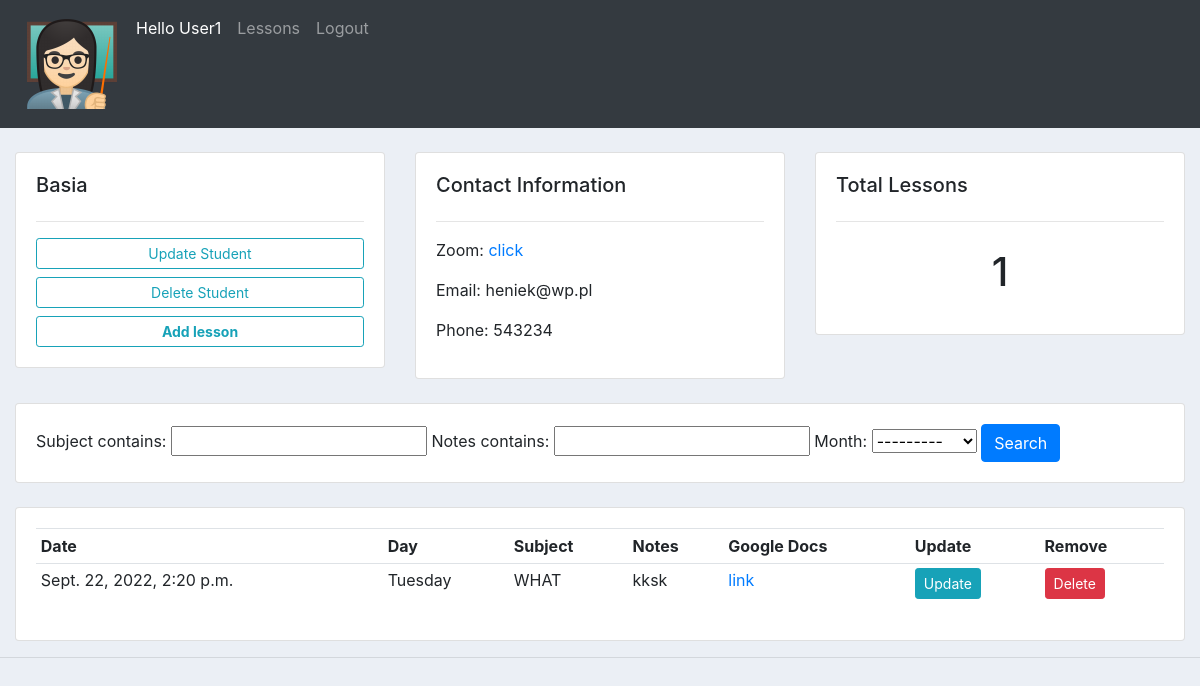
/student/3/ (signed in), run on an earlier commit of the app's database.
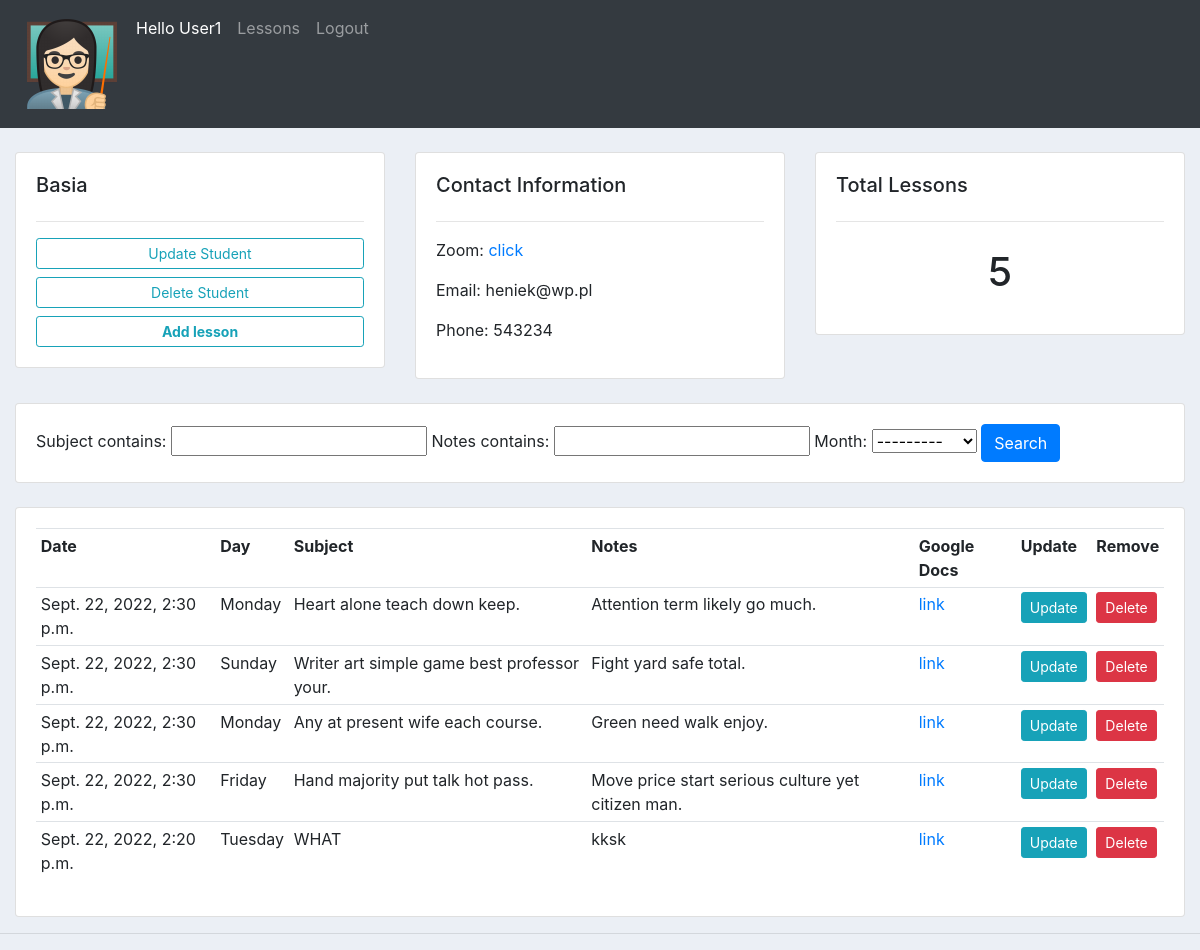
And on a later commit of the database.
### teachers_notebook/models.py (models this page shows, shortened)
class Student(models.Model):
    owner = models.ForeignKey(User, related_name='students', on_delete=models.CASCADE, null=True)
    name = models.CharField(max_length=150)
    phone = models.CharField(max_length=150)
    email = models.EmailField()
    age = models.IntegerField()
    level = models.IntegerField(choices=LEVELS)
    student_info = models.CharField(max_length=250)
    zoom_url = models.URLField(null=True, blank=True)

class Lesson(models.Model):
    owner = models.ForeignKey(User, related_name='lessons', on_delete=models.CASCADE, null=True)
    subject = models.CharField(max_length=250)
    student = models.ForeignKey(Student, on_delete=models.CASCADE)
    month = models.CharField(max_length=5, choices=MONTH)
    lesson_date = models.DateTimeField(auto_now_add=True)
    lesson_modified = models.DateTimeField(auto_now=True)
    notes = models.CharField(max_length=250)
    google_docs_link = models.URLField(blank=True, null=True)
    duration = models.IntegerField(choices=DURATION)
    time_of_lesson = models.CharField(max_length=150)
    day_of_lesson = models.IntegerField(choices=WEEK_DAYS)
    price = models.IntegerField()
    class Meta:
        ordering = ["-lesson_date"]

### teachers_notebook/views.py (the view)
# urls.py: path('student/<int:pk>/', views.StudentDetailsView.as_view(), name="student"),
class StudentDetailsView(LoginRequiredMixin, View):
    def get(self, request, *args, **kwargs):
        pk = kwargs['pk']
        student = Student.objects.get(id=pk)
        lessons = student.lesson_set.all()
        lessons_count = lessons.count()
        student_filter = StudentIndexFilter(request.GET, queryset=lessons)
        lessons = student_filter.qs
        page = request.GET.get('page', 1)
        paginator = Paginator(lessons, 10)
        try:
            lessons = paginator.page(page)
        except PageNotAnInteger:
            lessons = paginator.page(1)
        except EmptyPage:
            lessons = paginator.page(paginator.num_pages)
        context = {'student': student,
                   'lessons': lessons,
                   'lessons_count': lessons_count,
                   'student_filter': student_filter,
                   'page': page,
                   'paginator': paginator}
        return render(request, 'teachers_notebook/student_details.html', context)

### teachers_notebook/templates/teachers_notebook/student_details.html (shortened to what this page needs)
{%  extends 'teachers_notebook/main.html' %}
{% block content %}
	<br>
<div class="row">
	<div class="col-md">
		<div class="card card-body">
			<h5>{{ student.name }}</h5>
			<hr>
			<a class="btn btn-outline-info  btn-sm btn-block" href="{% url "update_student" student.pk %}">Update Student</a>
            <a class="btn btn-outline-info btn-sm btn-block" href="{% url 'delete_student' student.id %}">Delete Student</a>
            <a class="btn btn-outline-info  btn-sm btn-block" href="{% url 'add_lesson' student.pk %}"><strong>Add lesson</strong></a>
		</div>
	</div>
	<div class="col-md">
		<div class="card card-body">
			<h5>Contact Information</h5>
			<hr>
            <p>Zoom:<a href="{{ student.zoom_url }}"> click </a></p>
			<p>Email: {{student.email}}</p>
			<p>Phone: {{student.phone}}</p>
		</div>
	</div>
	<div class="col-md">
		<div class="card card-body">
			<h5>Total Lessons</h5>
			<hr>
            <h1 style="text-align: center;padding: 10px">{{ lessons_count }}</h1>
		</div>
	</div>
</div>
<br>
<div class="row">
	<div class="col">
		<div class="card card-body">
			<form method="get">
				{{student_filter.form}}
		    <button class="btn btn-primary" type="submit">Search</button>
		  </form>
		</div>
	</div>
</div>
<br>
<div class="row">
	<div class="col-md">
		<div class="card card-body">
			<table class="table table-sm">
				<tr>
					<th>Date</th>
                    <th>Day</th>
					<th>Subject</th>
					<th>Notes</th>
					<th>Google Docs</th>
					<th>Update</th>
					<th>Remove</th>
				</tr>
                {% for lesson in lessons %}
                    <tr>
					<td>{{ lesson.lesson_date }} </td>
                    <td>{{ lesson.get_day_of_lesson_display }}</td>
					<td>{{ lesson.subject }}</td>
					<td>{{ lesson.notes }}</td>
					<td><a href="{{ lesson.google_docs_link }}"> link </a></td>
					<td><a class="btn btn-sm btn-info" href="{% url 'update_lesson' lesson.id %}">Update</a></td>
					<td><a class="btn btn-sm btn-danger" href="{% url 'delete_lesson' lesson.id %}">Delete</a></td>
				</tr>
				{% endfor %}
			</table>
		</div>
	</div>
</div>
{% endblock %}

### teachers_notebook/templates/teachers_notebook/main.html (shortened to what this page needs)
{% load static %}
<!DOCTYPE html>
<html>
<head>
	<link rel="stylesheet" href="https://stackpath.bootstrapcdn.com/bootstrap/4.3.1/css/bootstrap.min.css">
	<link rel="stylesheet" type="text/css" href="{% static '/css/main.css' %}">
</head>
<body>
	{%  include 'teachers_notebook/navbar.html' %}
	<div class="container-fluid justify-content-center">
	{% block content %}
    {% endblock %}
    </div>
	<hr>
</body>
</html>

### teachers_notebook/templates/teachers_notebook/navbar.html (shortened to what this page needs)
{% load static %}
<nav class="navbar navbar-expand-lg navbar-dark bg-dark">
    {% if request.user.is_authenticated %}
  <div class="collapse navbar-collapse" id="navbarNav">
    <ul class="navbar-nav">
      <li class="nav-item">
        <a class="nav-link" href="{% url 'home' %}"><img src="{% static 'images/logo.png' %}"></a>
      </li>
        <li class="nav-item active">
        <a class="nav-link" href="{% url 'profile' %}">Hello {{ request.user.first_name|default:request.user.username }}</a>
      </li>
           <li class="nav-item">
        <a class="nav-link" href="{% url 'lesson_index' %}">Lessons</a>
      </li>
        <li class="nav-item>">
        <a class="nav-link" href="{% url 'logout' %}">Logout</a>
        </li>
    </ul>
      {% endif %}
  </div>
</nav>

### teachers_notebook/static/css/main.css (style rules this page uses)
body { background-color: #ebeff5; }

What changed in the data, as far as the page shows it:
added Lesson: lesson_date "Sept. 22, 2022, 2:30 p.m.", day_of_lesson "Monday", subject "Heart alone teach down keep.", notes "Attention term likely go much."
added Lesson: lesson_date "Sept. 22, 2022, 2:30 p.m.", day_of_lesson "Sunday", subject "Writer art simple game best professor your.", notes "Fight yard safe total."
added Lesson: lesson_date "Sept. 22, 2022, 2:30 p.m.", day_of_lesson "Monday", subject "Any at present wife each course.", notes "Green need walk enjoy."
added Lesson: lesson_date "Sept. 22, 2022, 2:30 p.m.", day_of_lesson "Friday", subject "Hand majority put talk hot pass.", notes "Move price start serious culture yet citizen man."
Also different on the page:
{{ lessons_count }}: "1" → "5"
